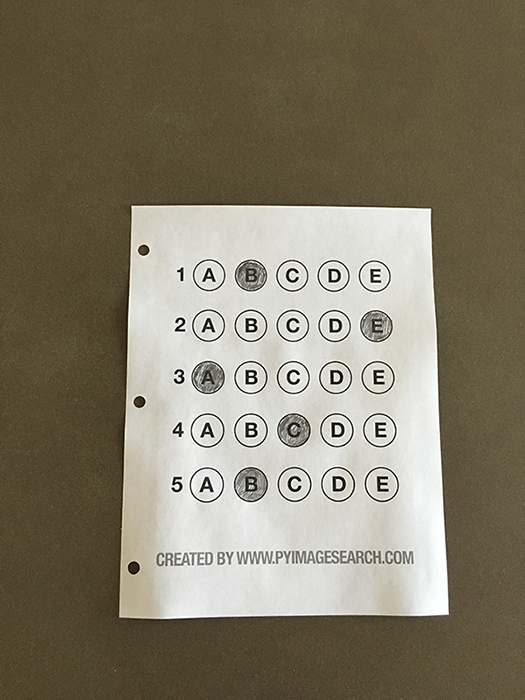
#> input picture optical-mark-recognition/images/test_01.png, 525 x 700 px
$ jupyter execute '6. multi choice scanner.ipynb'
#> lines starting #> are read from the running program, lines starting #| are printed output that depends on the picture; after the words box and inside, x2 and y2 are one past the last pixel; in counts of white or black regions, pixels touching at a corner belong together
[cell 1]
# https://www.pyimagesearch.com/2016/10/03/bubble-sheet-multiple-choice-scanner-and-test-grader-using-omr-python-and-opencv/
# import the necessary packages
from imutils.perspective import four_point_transform
from imutils import contours
import numpy as np
import argparse
import imutils
import cv2

import plotly.express as px
def show(image):
    fig = px.imshow(cv2.cvtColor(image, cv2.COLOR_BGR2RGB))
    fig.show()

# define the answer key which maps the question number
# to the correct answer
ANSWER_KEY = {0:1, 1:4, 2:0, 3:3, 4:1}
# Q1:B, Q2:E, Q3:A, Q4:D, Q5:B

def mark(path):
    '''
    Step #1: Detect the exam in an image.
    Step #2: Apply a perspective transform to extract the top-down, birds-eye-view of the exam.
    Step #3: Extract the set of bubbles (i.e., the possible answer choices) from the perspective transformed exam.
    Step #4: Sort the questions/bubbles into rows.
    Step #5: Determine the marked (i.e., “bubbled in”) answer for each row.
    Step #6: Lookup the correct answer in our answer key to determine if the user was correct in their choice.
    Step #7: Repeat for all questions in the exam.
    '''
    image = cv2.imread(path)
#> image is the input picture: shape (700, 525, 3); mean B, G, R 104.7, 123.2, 130.7
    gray = cv2.cvtColor(image, cv2.COLOR_BGR2GRAY)
    blurred = cv2.GaussianBlur(gray, (5, 5), 0)
    edged = cv2.Canny(blurred, 75, 200)
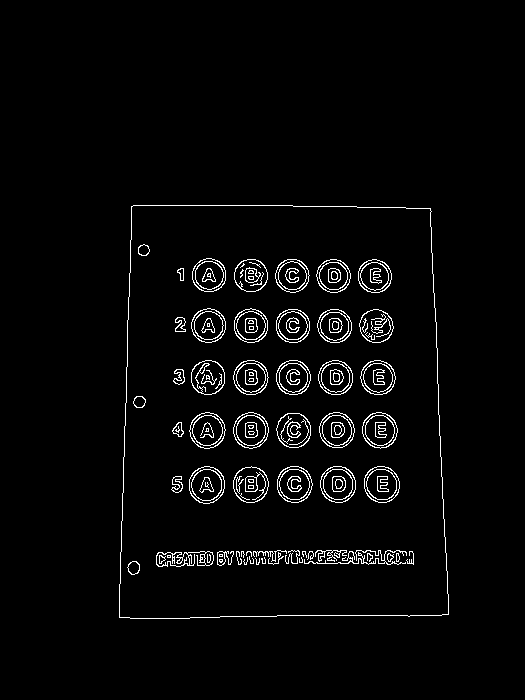
#> edged: shape (700, 525); 2.9% white in thin lines or dots, all inside (x1, y1, x2, y2) = (119, 205, 449, 619)

    # 2//
    # find contours in the edge map, then initialize
    # the contour that corresponds to the document
    cnts = cv2.findContours(edged.copy(), cv2.RETR_EXTERNAL,
        cv2.CHAIN_APPROX_SIMPLE)
#> cnts = 1 contour; box (x1, y1, x2, y2) and area: (119, 205, 449, 619) 128732
    cnts = imutils.grab_contours(cnts)
    docCnt = None
    # ensure that at least one contour was found
    if len(cnts) > 0:

        # sort the contours according to their size in
        # descending order
        cnts = sorted(cnts, key=cv2.contourArea, reverse=True)
        # loop over the sorted contours
        for c in cnts:
            # approximate the contour
            peri = cv2.arcLength(c, True)
            approx = cv2.approxPolyDP(c, 0.02 * peri, True)
            # if our approximated contour has four points,
            # then we can assume we have found the paper
            if len(approx) == 4:
                docCnt = approx
                break
#> this loop made 1 pass
#> (peri, docCnt) on pass 1: (1462.8, [[131, 206], [119, 617], [448, 614], [430, 208]])

    # apply a four point perspective transform to both the
    # original image and grayscale image to obtain a top-down
    # birds eye view of the paper
    paper = four_point_transform(image, docCnt.reshape(4, 2))
    warped = four_point_transform(gray, docCnt.reshape(4, 2))

    # 3 //
    # apply Otsu's thresholding method to binarize the warped
    # piece of paper
    thresh = cv2.threshold(warped, 0, 255,
        cv2.THRESH_BINARY_INV | cv2.THRESH_OTSU)[1]
#> thresh: shape (411, 329); 9.5% white; 107 white regions (23 under 20 px)

    # find contours in the thresholded image, then initialize
    # the list of contours that correspond to questions
    cnts = cv2.findContours(thresh.copy(), cv2.RETR_EXTERNAL,
        cv2.CHAIN_APPROX_SIMPLE)
#> cnts = 82 contours, 32 with area under 20; largest, box (x1, y1, x2, y2) and area: (247, 270, 283, 305) 910, (247, 217, 283, 251) 905, (203, 270, 238, 304) 901, (68, 270, 103, 304) 901, (202, 217, 238, 251) 900
    cnts = imutils.grab_contours(cnts)
    questionCnts = []

    # loop over the contours
    for c in cnts:
        # compute the bounding box of the contour, then use the
        # bounding box to derive the aspect ratio
        (x, y, w, h) = cv2.boundingRect(c)
        ar = w / float(h)
        # in order to label the contour as a question, region
        # should be sufficiently wide, sufficiently tall, and
        # have an aspect ratio approximately equal to 1
        if w >= 20 and h >= 20 and ar >= 0.9 and ar <= 1.1:
            questionCnts.append(c)
#> this loop made 82 passes
#> (x, y, w, h, ar) on passes 4, 6, 7, 8, 9, 10, 11, 12, 13, 14, 15, 16: (263, 360, 3, 3, 1), (7, 359, 13, 13, 1), (0, 357, 1, 1, 1), (285, 351, 10, 12, 0.833), (275, 351, 8, 12, 0.667), (266, 351, 8, 12, 0.667), (254, 351, 8, 12, 0.667), (246, 351, 7, 12, 0.583), (221, 351, 24, 12, 2), (187, 351, 8, 11, 0.727), (156, 351, 7, 11, 0.636), (148, 351, 5, 11, 0.455)
#> (c, x, y, w, h, ar) on passes 1, 2, 3, 5, 33, 35: ([[130, 410], [261, 410]], 130, 410, 132, 1, 132), ([[0, 410], [6, 410]], 0, 410, 7, 1, 7), ([[0, 392], [0, 404]], 0, 392, 1, 13, 0.0769), ([[153, 360], [153, 361]], 153, 360, 1, 2, 0.5), ([[173, 350], [172, 351], [172, 361], [173, 361]], 172, 350, 2, 12, 0.167), ([[328, 340], [328, 342]], 328, 340, 1, 3, 0.333)
#> after the loop, questionCnts = 25 contours; largest, box (x1, y1, x2, y2) and area: (247, 270, 283, 305) 910, (247, 217, 283, 251) 905, (203, 270, 238, 304) 901, (68, 270, 103, 304) 901, (202, 217, 238, 251) 900

    # 4 //
    # sort the question contours top-to-bottom, then initialize
    # the total number of correct answers
    questionCnts = contours.sort_contours(questionCnts,
        method="top-to-bottom")[0]
#> questionCnts = 25 contours; largest, box (x1, y1, x2, y2) and area: (247, 270, 283, 305) 910, (247, 217, 283, 251) 905, (203, 270, 238, 304) 901, (68, 270, 103, 304) 901, (247, 164, 283, 198) 900
    correct = 0

    # each question has 5 possible answers, to loop over the
    # question in batches of 5
    for (q, i) in enumerate(np.arange(0, len(questionCnts), 5)):

        # sort the contours for the current question from
        # left to right, then initialize the index of the
        # bubbled answer
        cnts = contours.sort_contours(questionCnts[i:i + 5])[0]
        bubbled = None

        # 5 //
        # loop over the sorted contours
        for (j, c) in enumerate(cnts):
            # construct a mask that reveals only the current
            # "bubble" for the question
            mask = np.zeros(thresh.shape, dtype="uint8")
            cv2.drawContours(mask, [c], -1, 255, -1)
            # apply the mask to the thresholded image, then
            # count the number of non-zero pixels in the
            # bubble area
            mask = cv2.bitwise_and(thresh, thresh, mask=mask)
            total = cv2.countNonZero(mask)
            # if the current total has a larger number of total
            # non-zero pixels, then we are examining the currently
            # bubbled-in answer
            if bubbled is None or total > bubbled[0]:
                bubbled = (total, j)

        # 6 //
        # initialize the contour color and the index of the
        # *correct* answer
        color = (0, 0, 255)
        k = ANSWER_KEY[q]
        # check to see if the bubbled answer is correct
        if k == bubbled[1]:
            color = (0, 255, 0)
            correct += 1

        # draw the outline of the correct answer on the test
        cv2.drawContours(paper, [cnts[k]], -1, color, 3)
#> this loop made 5 passes
#> (i, color, k) on passes 1 to 5: (0, (0, 255, 0), 1), (5, (0, 255, 0), 4), (10, (0, 255, 0), 0), (15, (0, 0, 255), 3), (20, (0, 255, 0), 1)
#> mask: shape (411, 329); 0.23% white; 2 white regions, box (x1, y1, x2, y2) and area: (247, 270, 283, 305) 184, (260, 279, 272, 295) 133
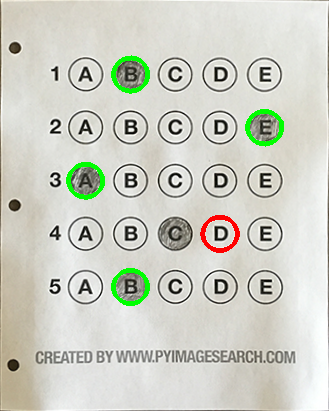
#> paper: shape (411, 329, 3); mean B, G, R 196.8, 207.6, 205.7
#> after the loop, correct = 4

    score = (correct / 5.0) * 100
#> score = 80
    return score

[cell 2]

score = mark("optical-mark-recognition/images/test_01.png")
#> score = 80
print(score)
#| 80.0

[cell 3]

score = mark("optical-mark-recognition/images/test_02.png")
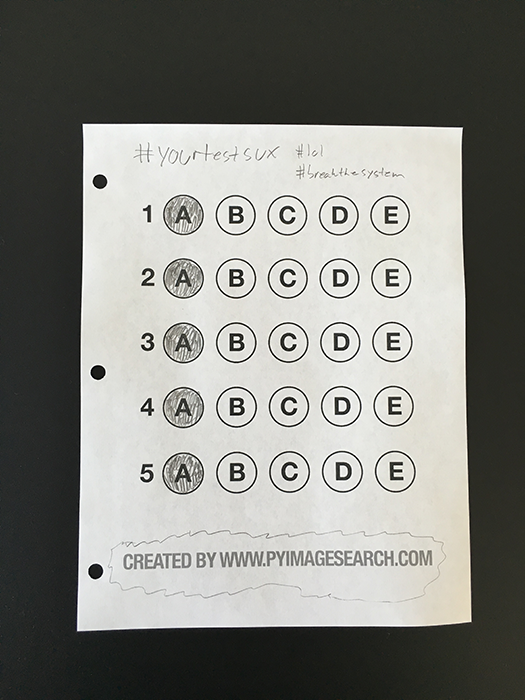
#> input picture optical-mark-recognition/images/test_02.png, 525 x 700 px
#> in mark, image is the input picture: shape (700, 525, 3); mean B, G, R 126.6, 131.7, 131.1
#> in mark (call 2), `edged = cv2.Canny(blurred, 75, 200)`:
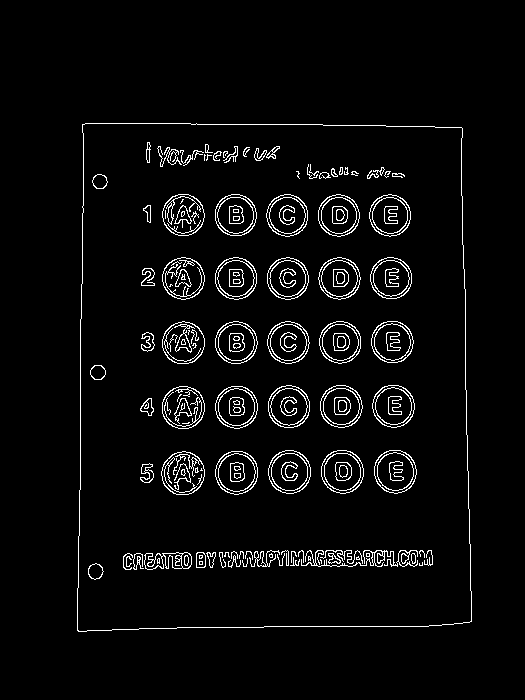
#> edged: shape (700, 525); 4.1% white in thin lines or dots, all inside (x1, y1, x2, y2) = (77, 123, 472, 632)
#> in mark (call 2), `cnts = cv2.findContours(edged.copy(), cv2.RETR_EXTERNAL, cv2.CHAIN_APP..`: cnts = 1 contour; box (x1, y1, x2, y2) and area: (77, 123, 472, 632) 193590
#> the loop in mark (call 2), `for c in cnts:` made 1 pass
#> (peri, docCnt) on pass 1: (1789.2, [[82, 124], [77, 630], [471, 621], [462, 128]])
#> in mark (call 2), `thresh = cv2.threshold(warped, 0, 255, cv2.THRESH_BINARY_INV | cv2.THR..`: thresh: shape (506, 394); 8.6% white; 178 white regions (100 under 20 px)
#> in mark (call 2), `cnts = cv2.findContours(thresh.copy(), cv2.RETR_EXTERNAL, cv2.CHAIN_AP..`: cnts = 132 contours, 77 with area under 20; largest, box (x1, y1, x2, y2) and area: (297, 334, 339, 376) 1336, (243, 333, 285, 375) 1332, (83, 333, 124, 375) 1316, (136, 333, 178, 375) 1315, (295, 71, 337, 114) 1313
#> the loop in mark (call 2), `for c in cnts:` made 132 passes
#> (x, y, w, h, ar) on passes 5 to 16: (10, 441, 15, 16, 0.938), (341, 434, 13, 15, 0.867), (331, 434, 9, 15, 0.6), (320, 434, 9, 15, 0.6), (306, 434, 9, 15, 0.6), (295, 434, 9, 15, 0.6), (285, 434, 9, 14, 0.643), (265, 433, 19, 15, 1.27), (247, 433, 17, 15, 1.13), (236, 433, 9, 14, 0.643), (225, 433, 10, 14, 0.714), (117, 433, 9, 14, 0.643)
#> (c, x, y, w, h, ar) on passes 1, 2, 3, 4, 23, 28: ([[41, 505], [140, 505]], 41, 505, 100, 1, 100), ([[35, 505], [39, 505]], 35, 505, 5, 1, 5), ([[317, 446], [317, 448], [318, 448], [318, 446]], 317, 446, 2, 3, 0.667), ([[183, 444], [183, 446], [184, 446], [184, 444]], 183, 444, 2, 3, 0.667), ([[207, 432], [207, 446], [208, 446], [208, 432]], 207, 432, 2, 15, 0.133), ([[60, 422], [59, 423]], 59, 422, 2, 2, 1)
#> the loop in mark (call 2), `for (q, i) in enumerate(np.arange(0, len(questionCnts), 5)):` made 5 passes
#> i on passes 1 to 5: 0, 5, 10, 15, 20
#> after the loop in mark (call 2), `for (q, i) in enumerate(np.arange(0, len(questionCnts), 5)):`: mask: shape (506, 394); 0.21% white; 2 white regions, box (x1, y1, x2, y2) and area: (297, 334, 339, 376) 232, (312, 345, 326, 364) 191
#> after the loop in mark (call 2), `for (q, i) in enumerate(np.arange(0, len(questionCnts), 5)):`:
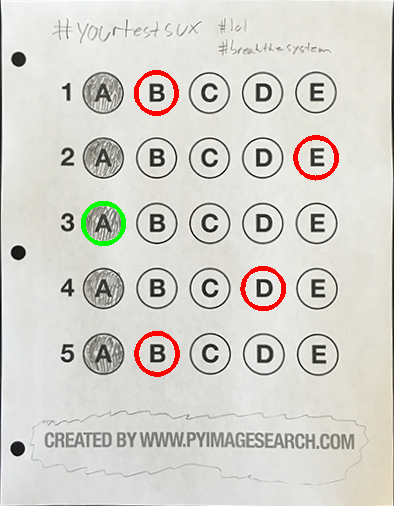
#> paper: shape (506, 394, 3); mean B, G, R 204.6, 210.8, 213.3
print(score)
#| 20.0

[cell 4]

score = mark("optical-mark-recognition/images/test_03.png")
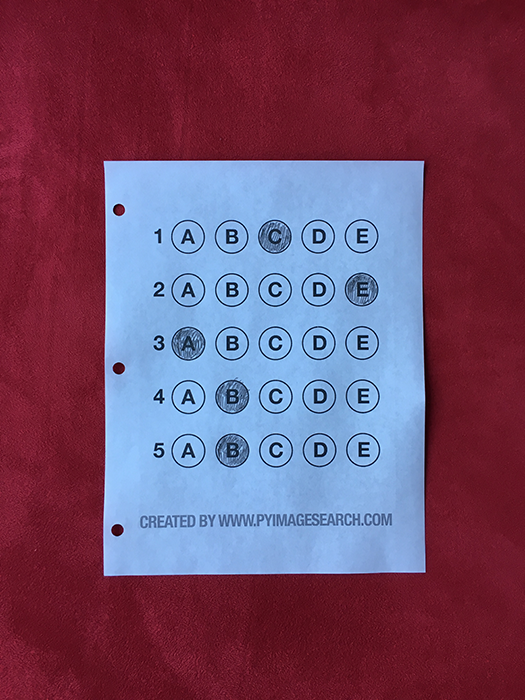
#> input picture optical-mark-recognition/images/test_03.png, 525 x 700 px
#> in mark, image is the input picture: shape (700, 525, 3); mean B, G, R 104.9, 76.2, 114.9
#> in mark (call 3), `gray = cv2.cvtColor(image, cv2.COLOR_BGR2GRAY)`:
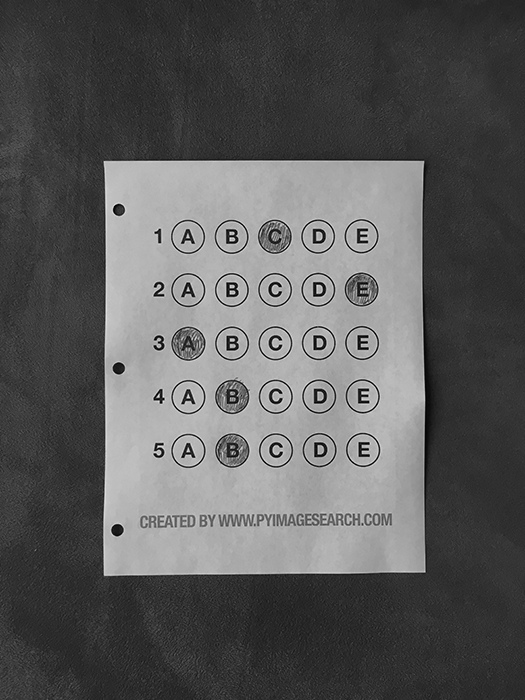
#> gray: shape (700, 525); min 0, max 243, mean 91
#> in mark (call 3), `edged = cv2.Canny(blurred, 75, 200)`: edged: shape (700, 525); 2.9% white in thin lines or dots, all inside (x1, y1, x2, y2) = (103, 160, 426, 577)
#> the loop in mark (call 3), `for c in cnts:` made 1 pass
#> in mark (call 3), `warped = four_point_transform(gray, docCnt.reshape(4, 2))`:
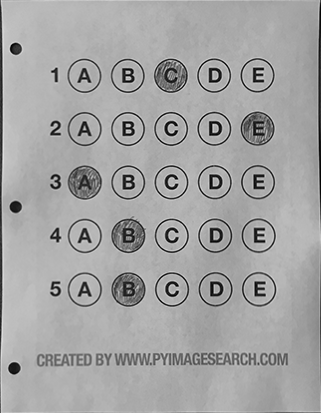
#> warped: shape (413, 321); min 1, max 225, mean 163.1
#> in mark (call 3), `thresh = cv2.threshold(warped, 0, 255, cv2.THRESH_BINARY_INV | cv2.THR..`:
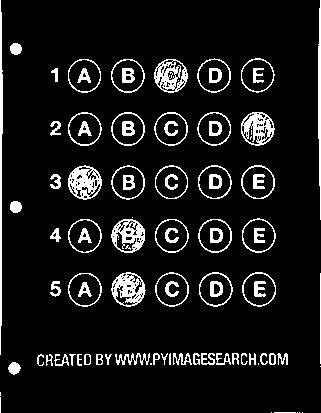
#> thresh: shape (413, 321); 9.2% white; 95 white regions (16 under 20 px), largest, box (x1, y1, x2, y2) and area: (0, 0, 3, 355) 731, (68, 165, 102, 200) 690, (111, 272, 146, 307) 669
#> the loop in mark (call 3), `for c in cnts:` made 69 passes
#> c on passes 1, 2, 3, 4, 5, 6, 7, 8, 9, 10, 30, 35: [[302, 412]], [[299, 412]], [[297, 412]], [[274, 412], [295, 412]], [[271, 412]], [[0, 397], [0, 412]], [[0, 392], [0, 395]], [[320, 366]], [[258, 363], [258, 364]], [[150, 363], [150, 364], [151, 364], [151, 363]], [[170, 353], [169, 354], [169, 364], [170, 364]], [[320, 273], [320, 363]]
#> the loop in mark (call 3), `for (q, i) in enumerate(np.arange(0, len(questionCnts), 5)):` made 5 passes
#> after the loop in mark (call 3), `for (q, i) in enumerate(np.arange(0, len(questionCnts), 5)):`: mask: shape (413, 321); 0.23% white in thin lines or dots, all inside (x1, y1, x2, y2) = (242, 272, 276, 307)
#> after the loop in mark (call 3), `for (q, i) in enumerate(np.arange(0, len(questionCnts), 5)):`:
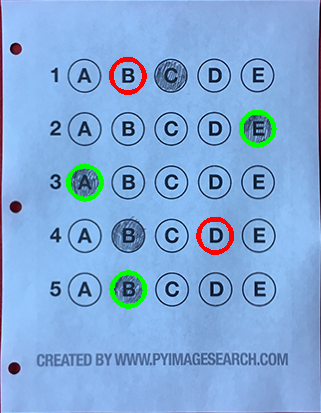
#> paper: shape (413, 321, 3); mean B, G, R 217, 169.6, 129.3
print(score)
#| 60.0
